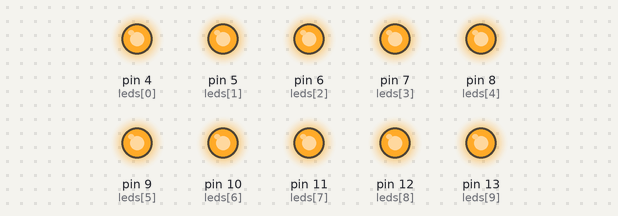
The sketch below on a simulated Arduino Uno, built with avr-gcc and run on an emulated ATmega328P. On the bench: output pins drawn as LEDs (lit = HIGH).

Above: at 0.2 s.
At 2.2 s:
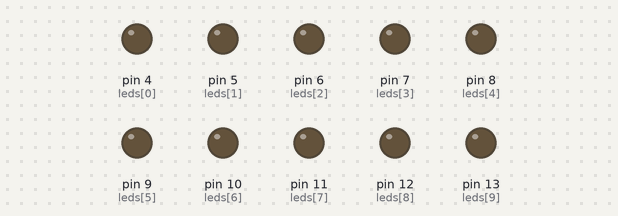
Timing chart, 0 to 3.0 s (numbered marks = the images above):
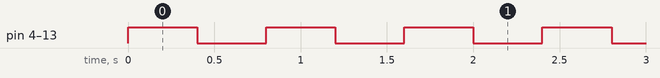

The sketch:

AltoSimple.ino
```cpp
/* Programa de encedido de leds
Alto_simple*/

//Variables
int leds[]={4, 5, 6, 7, 8, 9, 10, 11, 12, 13};
int tiempoRet=400;

void setup() {
  // put your setup code here, to run once:
  pinMode(leds[0], OUTPUT);
  pinMode(leds[1], OUTPUT);
  pinMode(leds[2], OUTPUT);
  pinMode(leds[3], OUTPUT);
  pinMode(leds[4], OUTPUT);
  pinMode(leds[5], OUTPUT);
  pinMode(leds[6], OUTPUT);
  pinMode(leds[7], OUTPUT);
  pinMode(leds[8], OUTPUT);
  pinMode(leds[9], OUTPUT);
}

void loop() {
  // put your main code here, to run repeatedly:
  digitalWrite(leds[0], HIGH);
  digitalWrite(leds[1], HIGH);
  digitalWrite(leds[2], HIGH);
  digitalWrite(leds[3], HIGH);
  digitalWrite(leds[4], HIGH);
  digitalWrite(leds[5], HIGH);
  digitalWrite(leds[6], HIGH);
  digitalWrite(leds[7], HIGH);
  digitalWrite(leds[8], HIGH);
  digitalWrite(leds[9], HIGH);
  delay(tiempoRet);
  digitalWrite(leds[0], LOW);
  digitalWrite(leds[1], LOW);
  digitalWrite(leds[2], LOW);
  digitalWrite(leds[3], LOW);
  digitalWrite(leds[4], LOW);
  digitalWrite(leds[5], LOW);
  digitalWrite(leds[6], LOW);
  digitalWrite(leds[7], LOW);
  digitalWrite(leds[8], LOW);
  digitalWrite(leds[9], LOW);
  delay(tiempoRet);
}
```

Measured:
- by itself, pin 4 (leds[0]), pin 5 (leds[1]), pin 6 (leds[2]), pin 7 (leds[3]), pin 8 (leds[4]), pin 9 (leds[5]), pin 10 (leds[6]), pin 11 (leds[7]), pin 12 (leds[8]), pin 13 (leds[9]): alternates HIGH for 0.40 s and LOW for 0.40 s
